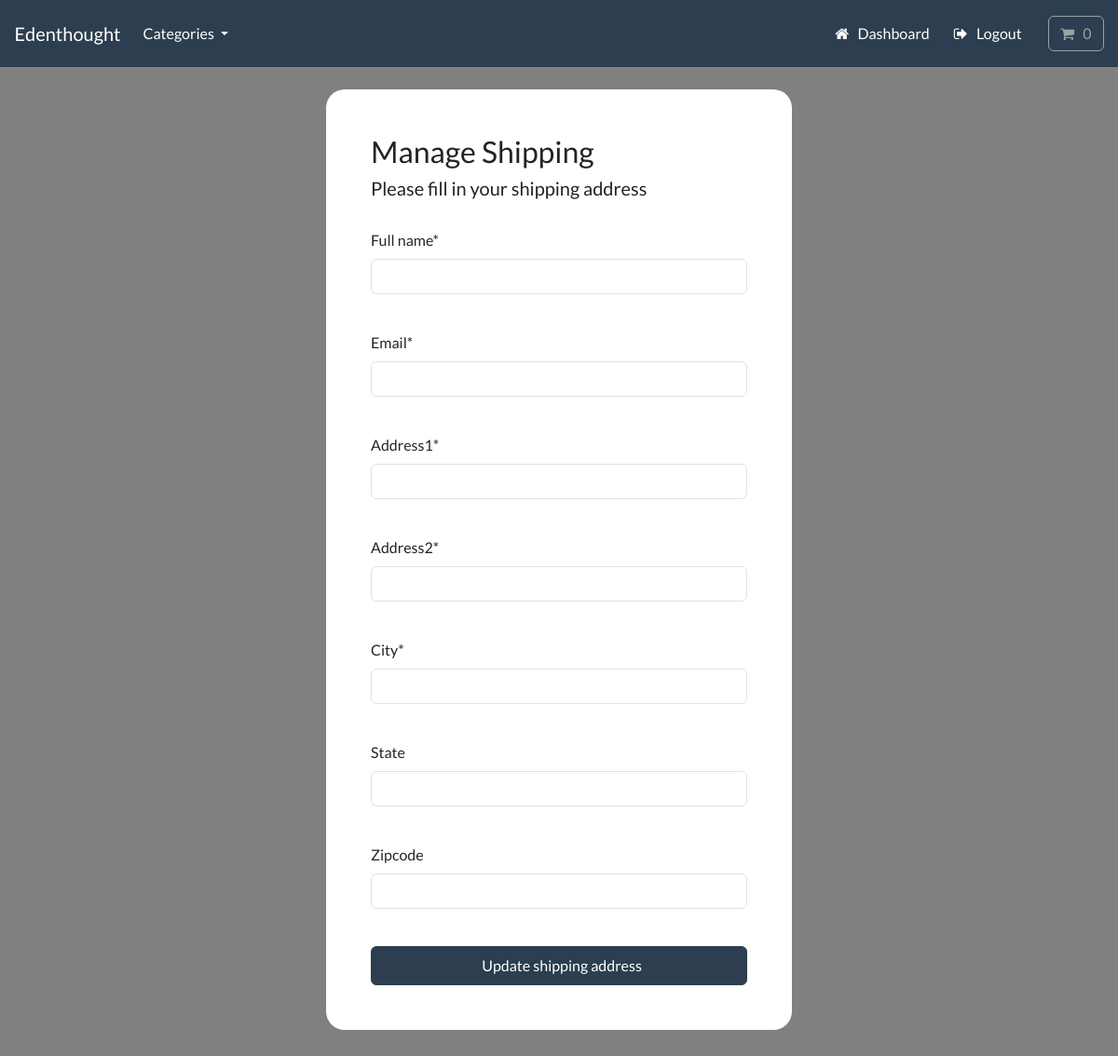
The app's page /account/manage-shipping (signed in), older data.
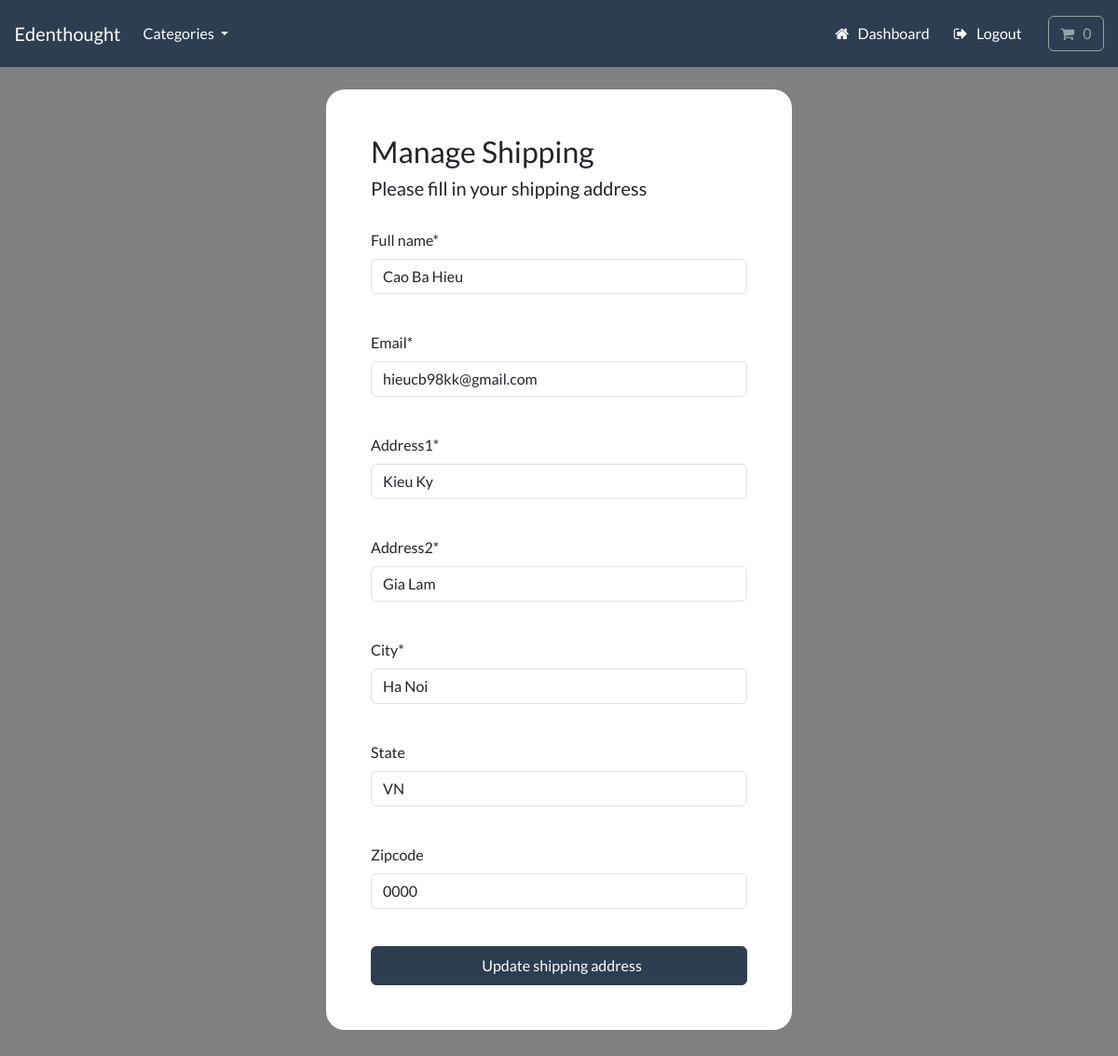
The same page, newer data.
### payment/models.py (models this page shows, shortened)
class ShippingAddress(models.Model):
    full_name = models.CharField(max_length=255)
    email = models.EmailField(max_length=255)
    address1 = models.CharField(max_length=255)
    address2 = models.CharField(max_length=255)
    city = models.CharField(max_length=255)
    state = models.CharField(max_length=255, null=True, blank=True)
    zipcode = models.CharField(max_length=255, null=True, blank=True)
    user = models.ForeignKey(User, on_delete=models.CASCADE, null=True, blank=True)
    class Meta:
        verbose_name_plural = 'Shipping Address'

### account/views.py (the view, shortened to what this page needs)
# urls.py: path('manage-shipping', views.manage_shipping, name='manage-shipping'),
@login_required(login_url='my-login')
def manage_shipping(request):
    try:
        shipping = ShippingAddress.objects.get(user=request.user.id)
    except ShippingAddress.DoesNotExist:
        shipping = None
    form = ShippingForm(instance=shipping)
    context = {'form' : form}
    return render(request, 'account/manage-shipping.html', context=context)

### payment/forms.py
class ShippingForm(forms.ModelForm):
    class Meta:
        model = ShippingAddress
        fields = ['full_name', 'email', 'address1', 'address2', 'city', 'state', 'zipcode']
        exclude = ['user',]

### cart/cart.py (called while the page is built)
    def __len__(self):
        return sum(item['qty'] for item in self.cart.values())

### cart/context_processors.py (called while the page is built)
def cart(request):
    return {'cart' : Cart(request)}

### store/models.py (called while the page is built)
    def get_dynamic_url(self):
        return reverse('list-category', args=[self.slug])

### store/views.py (called while the page is built)
def categories(request):
    all_categories = Category.objects.all()
    return {'all_categories' : all_categories}

### account/templates/account/manage-shipping.html (shortened to what this page needs)
{% include "store/base.html" %}
{% load static %}
{% load crispy_forms_tags %}
{% block content %}
    <body>
        <br>
        <div class="container bg-white shadow-md p-5 form-layout">
            <h3>Manage Shipping </h3>
            <h5>Please fill in your shipping address </h5>
            <br>
            <form method="POST">
                {{form.full_name|as_crispy_field }}
                <br>
                {{form.email|as_crispy_field }}
                <br>
                {{form.address1|as_crispy_field }}
                <br>
                {{form.address2|as_crispy_field }}
                <br>
                {{form.city|as_crispy_field }}
                <br>
                {{form.state|as_crispy_field }}
                <br>
                {{form.zipcode|as_crispy_field }}
                <br>
                <button type="submit" class="btn btn-primary navbar-btn text-white w-100 p-2"> &nbsp; Update shipping address</button>
                <br>
            </form>
        </div>
    </body>
{% endblock %}

### store/templates/store/base.html (shortened to what this page needs)
{% load static %}
<!DOCTYPE html>
<html>
    <head>
        <link rel="stylesheet" href="https://bootswatch.com/5/flatly/bootstrap.min.css">
        <link rel="stylesheet" href="https://cdnjs.cloudflare.com/ajax/libs/font-awesome/4.7.0/css/font-awesome.min.css">
        <link rel="stylesheet" href="{% static 'css/style.css' %}">
    </head>
    <nav class="navbar navbar-expand-lg bg-primary justify-content-center">
        <a class="navbar-brand main-heading text-white" href="{% url 'store' %}">
        &nbsp; &nbsp; Edenthought
        </a>
        <div class="collapse navbar-collapse" id="navbarCollapse">
            <ul class="navbar-nav me-auto mb-2 mb-md-0">
                <li class="nav-item dropdown">
                    <a class="nav-link dropdown-toggle text-white" href="#" id="navbarDropdown" role="button"
                    data-bs-toggle="dropdown" aria-expanded="false">
                        Categories
                    </a>
                </li>
            </ul>
        </div>
        <div class="collapse navbar-collapse text-center" id="navbarNavDropdown">
            <ul class="navbar-nav ms-auto">
                {% if user.is_authenticated %}
                    <li class="nav-item">
                        <a class="btn btn-alert navbar-btn text-white" type="button"  href="{% url 'dashboard' %}"> <i class="fa fa-home" aria-hidden="true"></i> &nbsp; Dashboard </a>
                    </li>
                    <li class="nav-item">
                        <a class="btn btn-alert navbar-btn text-white" type="button"  href="{% url 'user-logout' %}"> <i class="fa fa-sign-out" aria-hidden="true"></i> &nbsp; Logout </a>
                    </li>
                {% endif %}
                <li class="nav-item">
                    <a type="button" role="button" href="{% url 'cart-summary' %}" class="btn btn-outline-secondary">
                        <i class="fa fa-shopping-cart" aria-hidden="true"> </i>
                        <div id="cart-qty" class="d-inline-flex">
                            {% with amount=cart|length %}
                                {% if amount > 0 %}
                                    {{amount}}
                                {% else %}
                                    0
                                {% endif %}
                            {% endwith %}
                        </div>
                    </a>
                </li>
            </ul>
        </div>
    </nav>
    <body>
    </body>
</html>

### static/css/style.css (style rules this page uses)
.form-layout { border-radius: 20px; width: 500px; }

### account/templates/account/manage-shipping.html (style rules this page uses)
body { background-color: gray; }

Row changes from the older to the newer data that the page shows:
added ShippingAddress: full_name "Cao Ba Hieu", email "hieucb98kk@gmail.com", address1 "Kieu Ky", address2 "Gia Lam", city "Ha Noi", state "VN", zipcode "0000"
